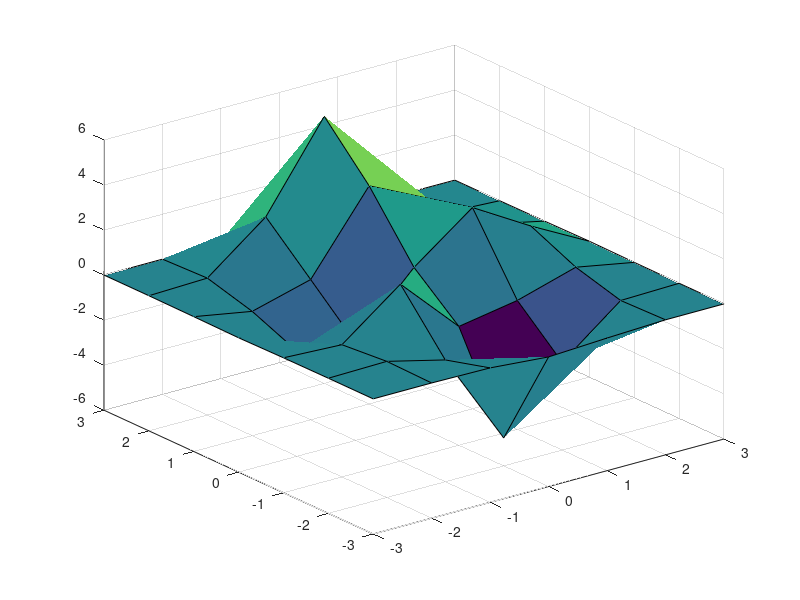

Reproduce this figure in MATLAB. (Note: this script raises an error after producing the figure.)
clear;
clc;

% Create interpolation data
minx = -3;
maxx = 3;
[x1,x2] = meshgrid(minx:1:maxx);
x3 = peaks(x1,x2);

figure;
surf(x1,x2,x3);
%plot3(x1,x2,x3,'or');

xiVector = [minx:maxx];

pointVector = [];

for i = 1:length(xiVector)
    for j = 1:length(xiVector);
        point.xi = [xiVector(i),xiVector(j)];
        point.xo = peaks(xiVector(i),xiVector(j));
        
        pointVector = [pointVector, point];
    end
end

% Interpolate
[interpolant] = flhiInterpolant(pointVector, 2);

xiVector = [minx:0.1:maxx];

xo = zeros(length(xiVector),length(xiVector));
xi1 = zeros(length(xiVector),length(xiVector));
xi2 = zeros(length(xiVector),length(xiVector));

for i = 1:length(xiVector)
    for j = 1:length(xiVector)
        xi1(i,j) = xiVector(i);
        xi2(i,j) = xiVector(j);
        [tmp,~] = flhiInterpolate(interpolant, [xi1(i,j),xi2(i,j)]);
        %[~,tmp] = flhiInterpolate(interpolant, [xi1(i,j),xi2(i,j)]);
        xo(i,j) = sum(tmp);
    end
end

figure;
surf(xi1,xi2,xo);

% figure;
% I = (xi2 >= -3 & xi2 < -2) & (xi1 >= 2 & xi1 < 3);
% xii1 = reshape(xi1(find(I)), max(sum(I)), max(sum(I')));
% xii2 = reshape(xi2(find(I)), max(sum(I)), max(sum(I')));
% xio = reshape(xo(find(I)), max(sum(I)), max(sum(I')));
% surf(xii1, xii2, xio);

xi = flhiInterpolateInverse(interpolant, 5.859)

